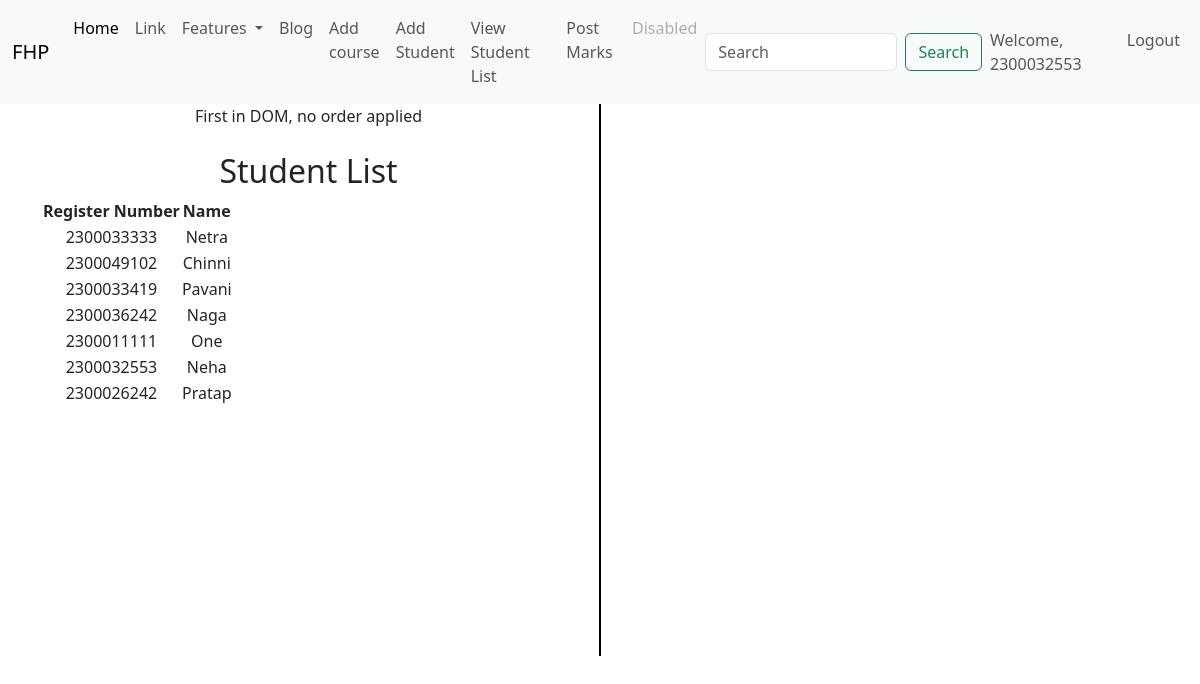
Screenshot of /student_list/ (signed in) with the database file from the repository.
### adminapp/models.py (models this page shows, shortened)
class StudentList(models.Model):
    Register_Number=models.CharField(max_length=20, unique=True)
    Name=models.CharField(max_length=100)
    User = models.OneToOneField(User, on_delete=models.CASCADE, null=True)

### adminapp/views.py (the view)
# urls.py: path('student_list/', views.student_list, name='student_list'),
def student_list(request):
    students = StudentList.objects.all()
    return render(request, 'adminapp/student_list.html', {'students': students})

### templates/adminapp/student_list.html (shortened to what this page needs)
{% extends 'Navbar/FacultyNavbar.html' %}
{% load static %}
{% block body %}
<div class="container text-center">
  <div class="row">
    <div class="col">
      First in DOM, no order applied
        <br><br>
            <h2>Student List</h2>
<table>
    <tr>
        <th>Register Number</th>
        <th>Name</th>
    </tr>
    {% for student in students %}
    <tr>
        <td>{{ student.Register_Number }}</td>
        <td>{{ student.Name }}</td>
    </tr>
    {% endfor %}
</table>
    </div>
      <br><br><br><br><br><br><br><br><br><br><br><br><br><br><br><br>
      <br><br><br><br><br><br><br>
       <div class="col-auto d-flex align-items-center">
      <div style="border-left: 2px solid black; height: 100%;"></div>
    </div>
    <div class="col">
        <br><br>
    </div>
  </div>
</div>
{% endblock %}

### templates/Navbar/FacultyNavbar.html (shortened to what this page needs)
<!DOCTYPE html>
<html lang="en">
<head>
    <link href="https://cdn.jsdelivr.net/npm/bootstrap@5.3.3/dist/css/bootstrap.min.css" rel="stylesheet">
</head>
<body>
<nav class="navbar navbar-expand-lg bg-body-tertiary">
  <div class="container-fluid">
    <a class="navbar-brand" href="{% url 'projecthomepage' %}" >FHP</a>
    <div class="collapse navbar-collapse" id="navbarSupportedContent">
      <ul class="navbar-nav me-auto mb-2 mb-lg-0">
        <li class="nav-item">
          <a class="nav-link active" aria-current="page" href="#">Home</a>
        </li>
        <li class="nav-item">
          <a class="nav-link" href="#">Link</a>
        </li>
        <li class="nav-item dropdown">
          <a class="nav-link dropdown-toggle" href="#" role="button" data-bs-toggle="dropdown" aria-expanded="false">
            Features
          </a>
          <li class="nav-item">
          <a class="nav-link" href="{% url 'facultyapp:add_blog' %} ">Blog</a>
        </li>
          <li class="nav-item">
          <a class="nav-link" href="{% url 'facultyapp:add_course' %}">Add course</a>
        </li>
          <li class="nav-item">
          <a class="nav-link" href="{% url 'add_student' %}">Add Student</a>
        </li>
          <li class="nav-item">
          <a class="nav-link" href="{% url 'facultyapp:view_student_list' %}">View Student List</a>
        </li>
          <li class="nav-item">
          <a class="nav-link" href="{% url 'facultyapp:post_marks' %}">Post Marks</a>
        </li>
        <li class="nav-item">
          <a class="nav-link disabled" aria-disabled="true">Disabled</a>
        </li>
      </ul>
      <form class="d-flex" role="search">
        <input class="form-control me-2" type="search" placeholder="Search" aria-label="Search">
        <button class="btn btn-outline-success" type="submit">Search</button>
      </form>
    </div>
    <ul  class="navbar-nav ms-auto">
<li>
        {% if user.is_authenticated %}
        <li class="nav-item">
        <span class="nav-link">Welcome, {{ user.username }}</span>
    </li>
          <li class="nav-item">
          <a class="nav-link" href="{% url 'logout' %}">Logout</a>
          </li>
        {% endif %}
 </li>
      </ul>
  </div>
</nav>
{% block body %}
{% endblock %}
</body>
</html>

### rows the page displays
StudentList: Register_Number "2300033333", Name "Netra"
StudentList: Register_Number "2300049102", Name "Chinni"
StudentList: Register_Number "2300033419", Name "Pavani"
StudentList: Register_Number "2300036242", Name "Naga"
StudentList: Register_Number "2300011111", Name "One"
StudentList: Register_Number "2300032553", Name "Neha"
StudentList: Register_Number "2300026242", Name "Pratap"

### other values shown
{{ user.username }} "2300032553"
